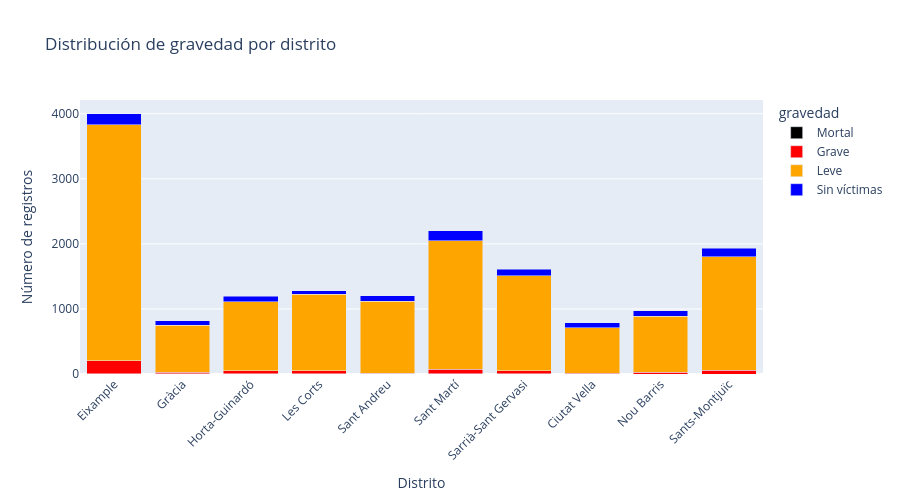

The notebook cell this image was saved under:
### Markdown cell above
## 7. Análisis descriptivo por distrito

Comparativa de accidentes, víctimas y condiciones meteorológicas medias por distrito.

### Code cell
# Accidentes por distrito y gravedad (stacked bar)
severity_by_district = (
    df_geo.groupby(["nom_districte", "gravedad"])
    .agg(count=("numero_expedient", "count"))
    .reset_index()
)

fig_district = px.bar(
    severity_by_district,
    x="nom_districte",
    y="count",
    color="gravedad",
    color_discrete_map=SEVERITY_COLORS,
    barmode="stack",
    category_orders={"gravedad": ["Mortal", "Grave", "Leve", "Sin víctimas"]},
    labels={"nom_districte": "Distrito", "count": "Número de registros"},
    title="Distribución de gravedad por distrito",
)
fig_district.update_layout(height=500, xaxis_tickangle=-45)
fig_district.show()

### Figure 1 — Plotly figure (JSON) as saved in the notebook; plotly's stock layout.template omitted (floating-point values rounded to 4 significant figures)
{"data": [{"hovertemplate": "gravedad=Mortal<br>Distrito=%{x}<br>Número de registros=%{y}<extra></extra>", "legendgroup": "Mortal", "marker": {"color": "black", "pattern": {"shape": ""}}, "name": "Mortal", "orientation": "v", "showlegend": true, "textposition": "auto", "type": "bar", "x": ["Eixample", "Gràcia", "Horta-Guinardó", "Les Corts", "Sant Andreu", "Sant Martí", "Sarrià-Sant Gervasi"], "xaxis": "x", "y": [2, 5, 3, 2, 2, 4, 4], "yaxis": "y"}, {"hovertemplate": "gravedad=Grave<br>Distrito=%{x}<br>Número de registros=%{y}<extra></extra>", "legendgroup": "Grave", "marker": {"color": "red", "pattern": {"shape": ""}}, "name": "Grave", "orientation": "v", "showlegend": true, "textposition": "auto", "type": "bar", "x": ["Ciutat Vella", "Eixample", "Gràcia", "Horta-Guinardó", "Les Corts", "Nou Barris", "Sant Andreu", "Sant Martí", "Sants-Montjuïc", "Sarrià-Sant Gervasi"], "xaxis": "x", "y": [14, 203, 19, 48, 50, 25, 12, 70, 55, 49], "yaxis": "y"}, {"hovertemplate": "gravedad=Leve<br>Distrito=%{x}<br>Número de registros=%{y}<extra></extra>", "legendgroup": "Leve", "marker": {"color": "orange", "pattern": {"shape": ""}}, "name": "Leve", "orientation": "v", "showlegend": true, "textposition": "auto", "type": "bar", "x": ["Ciutat Vella", "Eixample", "Gràcia", "Horta-Guinardó", "Les Corts", "Nou Barris", "Sant Andreu", "Sant Martí", "Sants-Montjuïc", "Sarrià-Sant Gervasi"], "xaxis": "x", "y": [696, 3630, 725, 1063, 1173, 860, 1107, 1975, 1746, 1454], "yaxis": "y"}, {"hovertemplate": "gravedad=Sin víctimas<br>Distrito=%{x}<br>Número de registros=%{y}<extra></extra>", "legendgroup": "Sin víctimas", "marker": {"color": "blue", "pattern": {"shape": ""}}, "name": "Sin víctimas", "orientation": "v", "showlegend": true, "textposition": "auto", "type": "bar", "x": ["Ciutat Vella", "Eixample", "Gràcia", "Horta-Guinardó", "Les Corts", "Nou Barris", "Sant Andreu", "Sant Martí", "Sants-Montjuïc", "Sarrià-Sant Gervasi"], "xaxis": "x", "y": [74, 166, 69, 84, 56, 85, 79, 152, 135, 105], "yaxis": "y"}], "layout": {"barmode": "stack", "height": 500, "legend": {"title": {"text": "gravedad"}, "tracegroupgap": 0}, "title": {"text": "Distribución de gravedad por distrito"}, "xaxis": {"anchor": "y", "domain": [0, 1], "tickangle": -45, "title": {"text": "Distrito"}}, "yaxis": {"anchor": "x", "domain": [0, 1], "title": {"text": "Número de registros"}}}}
